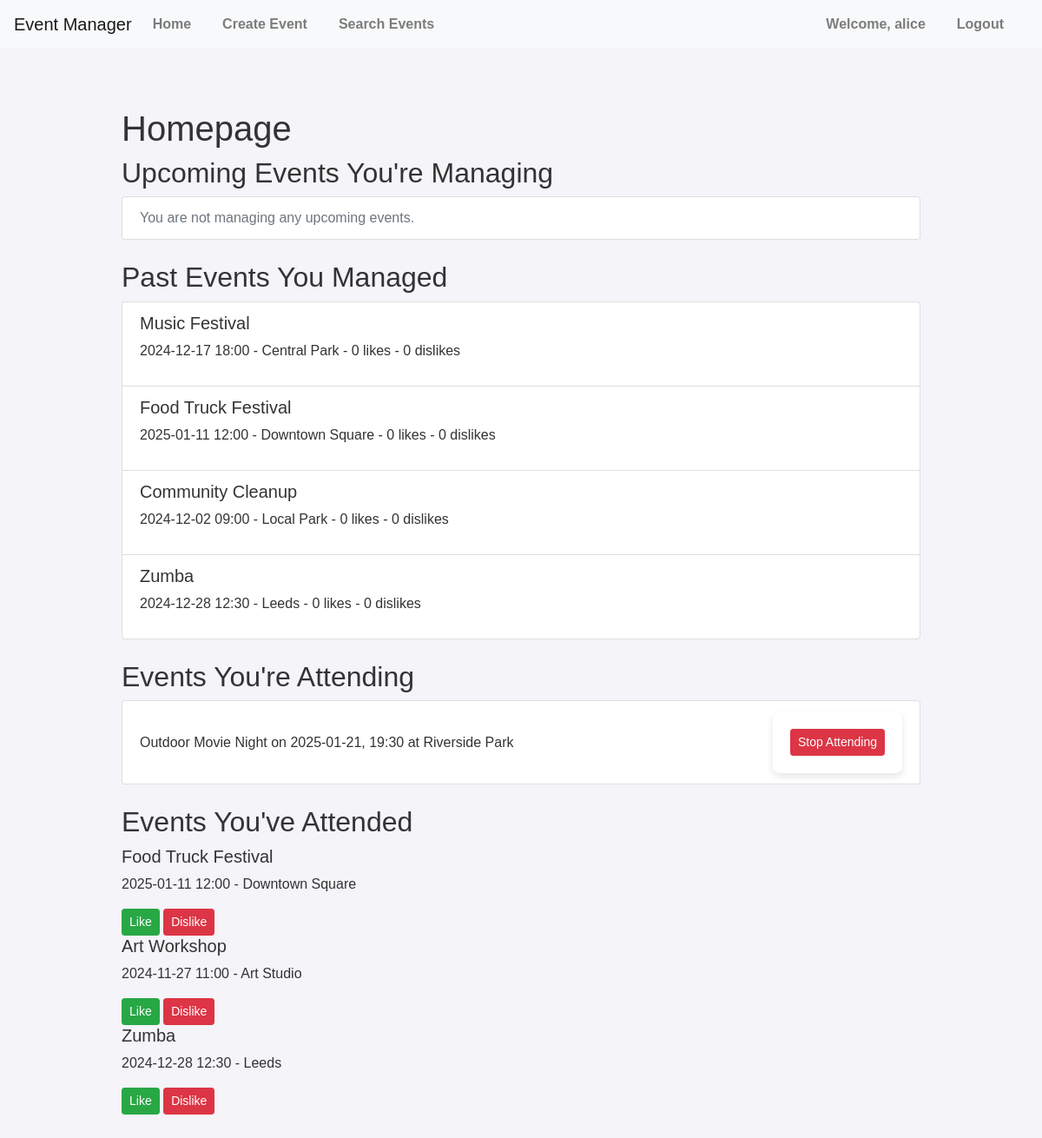
/homepage (signed in), run on the app's committed database.
### app/models.py (models this page shows, shortened)
class User(db.Model, UserMixin):
    id = db.Column(db.Integer, primary_key=True)
    username = db.Column(db.String(50), unique=True, nullable=False)
    email = db.Column(db.String(120), unique=True, nullable=False)
    password = db.Column(db.String(128), nullable=False)
    rating = db.Column(db.Integer, default=0)

class Event(db.Model):
    id = db.Column(db.Integer, primary_key=True)
    title = db.Column(db.String(100), nullable=False)
    description = db.Column(db.Text, nullable=True)
    date = db.Column(db.Date, nullable=False)
    time = db.Column(db.Time, nullable=False)
    location = db.Column(db.String(255), nullable=False)
    organizer = db.Column(db.String(50), nullable=False)
    liked = db.Column(db.Integer, default=0)
    disliked = db.Column(db.Integer, default=0)
    users = db.relationship('User', secondary='user_event', backref='events')

### app/views.py (the view)
@app.route('/homepage')
@login_required
def homepage():
    attending_events = (
        Event.query.join(user_event)
        .filter(user_event.c.user_id == current_user.id, Event.date >= datetime.date.today())
        .all()
    )
    upcoming_managed_events = (
        Event.query.filter_by(organizer=current_user.username)
        .filter(Event.date >= datetime.date.today())
        .all()
    )
    past_managed_events = (
        Event.query.filter_by(organizer=current_user.username)
        .filter(Event.date < datetime.date.today())
        .all()
    )
    attended_events = (
        Event.query.join(user_event)
        .filter(user_event.c.user_id == current_user.id, Event.date < datetime.date.today())
        .all()
    )
    return render_template(
        'homepage.html',
        attending_events=attending_events,
        upcoming_managed_events=upcoming_managed_events,
        past_managed_events=past_managed_events,
        attended_events=attended_events,
    )

### app/__init__.py (called while the page is built)
@login_manager.user_loader
def load_user(user_id):
    from app.models import User
    return User.query.get(user_id)

### app/templates/homepage.html (shortened to what this page needs)
{% extends "base.html" %}
{% block content %}
<h1 class="mt-4">Homepage</h1>
<h2>Upcoming Events You're Managing</h2>
<ul class="list-group">
  {% for event in upcoming_managed_events %}
  <li class="list-group-item">
    <h5>{{ event.title }}</h5>
    <p>{{ event.date.strftime('%Y-%m-%d') }} {{ event.time.strftime('%H:%M') }} - {{ event.location }}</p>
    <div>
      <a href="{{ url_for('event_attendees', event_id=event.id) }}" class="btn btn-info btn-sm">View Attendees</a>
      <a href="{{ url_for('edit_event', event_id=event.id) }}" class="btn btn-warning btn-sm">Edit Event</a>
      <form action="/delete/{{ event.id }}" method="POST" style="display:inline;">
        <button type="submit" class="btn btn-danger btn-sm delete">Delete</button>
      </form>
    </div>
  </li>
  {% else %}
  <li class="list-group-item text-muted">You are not managing any upcoming events.</li>
  {% endfor %}
</ul>
<h2 class="mt-4">Past Events You Managed</h2>
<ul class="list-group mb-4">
  {% for event in past_managed_events %}
  <li class="list-group-item">
    <h5>{{ event.title }}</h5>
    <p>{{ event.date.strftime('%Y-%m-%d') }} {{ event.time.strftime('%H:%M') }} - {{ event.location }} - {{ event.liked
      }} likes - {{ event.disliked }} dislikes</p>
  </li>
  {% else %}
  <li class="list-group-item text-muted">You have not managed any past events.</li>
  {% endfor %}
</ul>
<h2 class="mt-4">Events You're Attending</h2>
<ul class="list-group mb-4">
  {% for event in attending_events %}
  <li class="list-group-item d-flex justify-content-between align-items-center">
    {{ event.title }} on {{ event.date.strftime('%Y-%m-%d') }}, {{ event.time.strftime('%H:%M') }} at {{ event.location
    }}
    <form action="{{ url_for('stop_attending', event_id=event.id) }}" method="post" style="display: inline;">
      <button type="submit" class="btn btn-danger btn-sm">Stop Attending</button>
    </form>
  </li>
  {% else %}
  <li class="list-group-item text-muted">You are not attending any events.</li>
  {% endfor %}
</ul>
<h2 class="mt-4">Events You've Attended</h2>
<ul class="list-group mb-4">
  {% for event in attended_events %}
  <div class="post" postid="{{ event.id }}">
    <h5>{{ event.title }}</h5>
    <p>{{ event.date.strftime('%Y-%m-%d') }} {{ event.time.strftime('%H:%M') }} - {{ event.location }}</p>
    <input type="button" class="like btn btn-success btn-sm" value="Like" />
    <input type="button" class="dislike btn btn-danger btn-sm" value="Dislike" />
  </div>
  {% else %}
  <li class="list-group-item text-muted">You have not attended any events.</li>
  {% endfor %}
</ul>
{% endblock %}

### app/templates/base.html (shortened to what this page needs)
<!DOCTYPE html>
<html>
<head>
    <link rel="stylesheet" href="https://stackpath.bootstrapcdn.com/bootstrap/4.2.1/css/bootstrap.min.css"
>
    <link rel="stylesheet" href="{{ url_for('static', filename='style.css') }}">
</head>
<body>
    <nav class="navbar navbar-expand-sm navbar-light bg-light">
        <a class="navbar-brand" href="/">Event Manager</a>
        <div class="collapse navbar-collapse" id="navbarSupportedContent">
            <ul class="navbar-nav mr-auto">
                <li class="nav-item"><a class="nav-link" href="/homepage">Home</a></li>
                <li class="nav-item"><a class="nav-link" href="/create-event">Create Event</a></li>
                <li class="nav-item"><a class="nav-link" href="/search-event">Search Events</a></li>
            </ul>
            <ul class="navbar-nav ml-auto">
                {% if current_user.is_authenticated %}
                <li class="nav-item"><a class="nav-link" href="#">Welcome, {{ current_user.username }}</a></li>
                <li class="nav-item"><a class="nav-link" href="/logout">Logout</a></li>
                {% else %}
                <li class="nav-item"><a class="nav-link" href="/">Login</a></li>
                {% endif %}
            </ul>
        </div>
    </nav>
    <div class="container mt-4">
        {% block content %}{% endblock %}
    </div>
</body>
</html>

### app/static/style.css (style rules this page uses)
body { font-family: Arial, sans-serif; background-color: #f4f4f9; margin: 0; padding: 0; color: #333; }
.container { width: 80%; margin: 0 auto; padding: 20px; }
nav { background-color: #003366; padding: 10px; }
nav ul { list-style-type: none; margin: 0; padding: 0; text-align: center; }
nav ul li { display: inline; margin-right: 20px; }
nav ul li a { color: #ffffff; text-decoration: none; font-weight: bold; }
form { background-color: #ffffff; padding: 20px; border-radius: 8px; box-shadow: 0 4px 8px rgba(0, 0, 0, 0.1); }
form button { background-color: #28a745; color: white; border: none; padding: 10px 20px; border-radius: 4px; font-size: 16px; cursor: pointer; }
button, a { outline: none; }

### data on the page
User: username "alice"
Event: title "Music Festival", date "2024-12-17", time "18:00", location "Central Park", liked "0", disliked "0"
Event: title "Food Truck Festival", date "2025-01-11", time "12:00", location "Downtown Square", liked "0", disliked "0"
Event: title "Community Cleanup", date "2024-12-02", time "09:00", location "Local Park", liked "0", disliked "0"
Event: title "Zumba", date "2024-12-28", time "12:30", location "Leeds", liked "0", disliked "0"
Event: title "Outdoor Movie Night", date "2025-01-21", time "19:30", location "Riverside Park"
Event: title "Art Workshop", date "2024-11-27", time "11:00", location "Art Studio"
